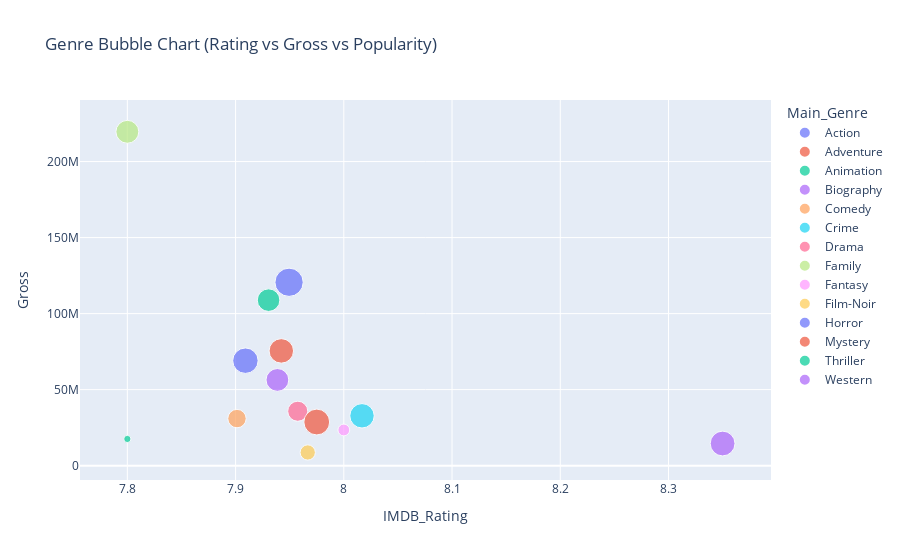

Notebook source saved alongside this figure:
### Markdown cell above
# DATA VISUALIZATION(EDA)

### Code cell
#Genre vs Ratings vs Votes

bubble_df = df.groupby('Main_Genre').agg({'IMDB_Rating':'mean','No_of_Votes':'mean','Gross':'mean'}).reset_index()
fig = px.scatter(bubble_df, x='IMDB_Rating', y='Gross', size='No_of_Votes', 
                 color='Main_Genre', title='Genre Bubble Chart (Rating vs Gross vs Popularity)')
fig.show()

### Figure 1 — Plotly figure (JSON) as saved in the notebook; plotly's stock layout.template omitted (floating-point values rounded to 4 significant figures)
{"data": [{"hovertemplate": "Main_Genre=Action<br>IMDB_Rating=%{x}<br>Gross=%{y}<br>No_of_Votes=%{marker.size}<extra></extra>", "legendgroup": "Action", "marker": {"color": "#636efa", "size": [420200.0], "sizemode": "area", "sizeref": 1051.0, "symbol": "circle"}, "mode": "markers", "name": "Action", "orientation": "v", "showlegend": true, "type": "scatter", "x": [7.949], "xaxis": "x", "y": [120600000.0], "yaxis": "y"}, {"hovertemplate": "Main_Genre=Adventure<br>IMDB_Rating=%{x}<br>Gross=%{y}<br>No_of_Votes=%{marker.size}<extra></extra>", "legendgroup": "Adventure", "marker": {"color": "#EF553B", "size": [314200.0], "sizemode": "area", "sizeref": 1051.0, "symbol": "circle"}, "mode": "markers", "name": "Adventure", "orientation": "v", "showlegend": true, "type": "scatter", "x": [7.942], "xaxis": "x", "y": [75460000.0], "yaxis": "y"}, {"hovertemplate": "Main_Genre=Animation<br>IMDB_Rating=%{x}<br>Gross=%{y}<br>No_of_Votes=%{marker.size}<extra></extra>", "legendgroup": "Animation", "marker": {"color": "#00cc96", "size": [268000.0], "sizemode": "area", "sizeref": 1051.0, "symbol": "circle"}, "mode": "markers", "name": "Animation", "orientation": "v", "showlegend": true, "type": "scatter", "x": [7.93], "xaxis": "x", "y": [108800000.0], "yaxis": "y"}, {"hovertemplate": "Main_Genre=Biography<br>IMDB_Rating=%{x}<br>Gross=%{y}<br>No_of_Votes=%{marker.size}<extra></extra>", "legendgroup": "Biography", "marker": {"color": "#ab63fa", "size": [272800.0], "sizemode": "area", "sizeref": 1051.0, "symbol": "circle"}, "mode": "markers", "name": "Biography", "orientation": "v", "showlegend": true, "type": "scatter", "x": [7.939], "xaxis": "x", "y": [56380000.0], "yaxis": "y"}, {"hovertemplate": "Main_Genre=Comedy<br>IMDB_Rating=%{x}<br>Gross=%{y}<br>No_of_Votes=%{marker.size}<extra></extra>", "legendgroup": "Comedy", "marker": {"color": "#FFA15A", "size": [178200.0], "sizemode": "area", "sizeref": 1051.0, "symbol": "circle"}, "mode": "markers", "name": "Comedy", "orientation": "v", "showlegend": true, "type": "scatter", "x": [7.901], "xaxis": "x", "y": [30960000.0], "yaxis": "y"}, {"hovertemplate": "Main_Genre=Crime<br>IMDB_Rating=%{x}<br>Gross=%{y}<br>No_of_Votes=%{marker.size}<extra></extra>", "legendgroup": "Crime", "marker": {"color": "#19d3f3", "size": [313400.0], "sizemode": "area", "sizeref": 1051.0, "symbol": "circle"}, "mode": "markers", "name": "Crime", "orientation": "v", "showlegend": true, "type": "scatter", "x": [8.017], "xaxis": "x", "y": [32790000.0], "yaxis": "y"}, {"hovertemplate": "Main_Genre=Drama<br>IMDB_Rating=%{x}<br>Gross=%{y}<br>No_of_Votes=%{marker.size}<extra></extra>", "legendgroup": "Drama", "marker": {"color": "#FF6692", "size": [212300.0], "sizemode": "area", "sizeref": 1051.0, "symbol": "circle"}, "mode": "markers", "name": "Drama", "orientation": "v", "showlegend": true, "type": "scatter", "x": [7.957], "xaxis": "x", "y": [35780000.0], "yaxis": "y"}, {"hovertemplate": "Main_Genre=Family<br>IMDB_Rating=%{x}<br>Gross=%{y}<br>No_of_Votes=%{marker.size}<extra></extra>", "legendgroup": "Family", "marker": {"color": "#B6E880", "size": [275600.0], "sizemode": "area", "sizeref": 1051.0, "symbol": "circle"}, "mode": "markers", "name": "Family", "orientation": "v", "showlegend": true, "type": "scatter", "x": [7.8], "xaxis": "x", "y": [219555277], "yaxis": "y"}, {"hovertemplate": "Main_Genre=Fantasy<br>IMDB_Rating=%{x}<br>Gross=%{y}<br>No_of_Votes=%{marker.size}<extra></extra>", "legendgroup": "Fantasy", "marker": {"color": "#FF97FF", "size": [73111], "sizemode": "area", "sizeref": 1051.0, "symbol": "circle"}, "mode": "markers", "name": "Fantasy", "orientation": "v", "showlegend": true, "type": "scatter", "x": [8], "xaxis": "x", "y": [23460000.0], "yaxis": "y"}, {"hovertemplate": "Main_Genre=Film-Noir<br>IMDB_Rating=%{x}<br>Gross=%{y}<br>No_of_Votes=%{marker.size}<extra></extra>", "legendgroup": "Film-Noir", "marker": {"color": "#FECB52", "size": [122405], "sizemode": "area", "sizeref": 1051.0, "symbol": "circle"}, "mode": "markers", "name": "Film-Noir", "orientation": "v", "showlegend": true, "type": "scatter", "x": [7.967], "xaxis": "x", "y": [8672000.0], "yaxis": "y"}, {"hovertemplate": "Main_Genre=Horror<br>IMDB_Rating=%{x}<br>Gross=%{y}<br>No_of_Votes=%{marker.size}<extra></extra>", "legendgroup": "Horror", "marker": {"color": "#636efa", "size": [340200.0], "sizemode": "area", "sizeref": 1051.0, "symbol": "circle"}, "mode": "markers", "name": "Horror", "orientation": "v", "showlegend": true, "type": "scatter", "x": [7.909], "xaxis": "x", "y": [69030000.0], "yaxis": "y"}, {"hovertemplate": "Main_Genre=Mystery<br>IMDB_Rating=%{x}<br>Gross=%{y}<br>No_of_Votes=%{marker.size}<extra></extra>", "legendgroup": "Mystery", "marker": {"color": "#EF553B", "size": [350300.0], "sizemode": "area", "sizeref": 1051.0, "symbol": "circle"}, "mode": "markers", "name": "Mystery", "orientation": "v", "showlegend": true, "type": "scatter", "x": [7.975], "xaxis": "x", "y": [28690000.0], "yaxis": "y"}, {"hovertemplate": "Main_Genre=Thriller<br>IMDB_Rating=%{x}<br>Gross=%{y}<br>No_of_Votes=%{marker.size}<extra></extra>", "legendgroup": "Thriller", "marker": {"color": "#00cc96", "size": [27733], "sizemode": "area", "sizeref": 1051.0, "symbol": "circle"}, "mode": "markers", "name": "Thriller", "orientation": "v", "showlegend": true, "type": "scatter", "x": [7.8], "xaxis": "x", "y": [17550741], "yaxis": "y"}, {"hovertemplate": "Main_Genre=Western<br>IMDB_Rating=%{x}<br>Gross=%{y}<br>No_of_Votes=%{marker.size}<extra></extra>", "legendgroup": "Western", "marker": {"color": "#ab63fa", "size": [322400.0], "sizemode": "area", "sizeref": 1051.0, "symbol": "circle"}, "mode": "markers", "name": "Western", "orientation": "v", "showlegend": true, "type": "scatter", "x": [8.35], "xaxis": "x", "y": [14555377], "yaxis": "y"}], "layout": {"autosize": true, "legend": {"itemsizing": "constant", "title": {"text": "Main_Genre"}, "tracegroupgap": 0}, "title": {"text": "Genre Bubble Chart (Rating vs Gross vs Popularity)"}, "xaxis": {"anchor": "y", "autorange": true, "domain": [0, 1], "range": [7.759, 8.392], "title": {"text": "IMDB_Rating"}, "type": "linear"}, "yaxis": {"anchor": "x", "autorange": true, "domain": [0, 1], "range": [-20050000.0, 252600000.0], "title": {"text": "Gross"}, "type": "linear"}}}
